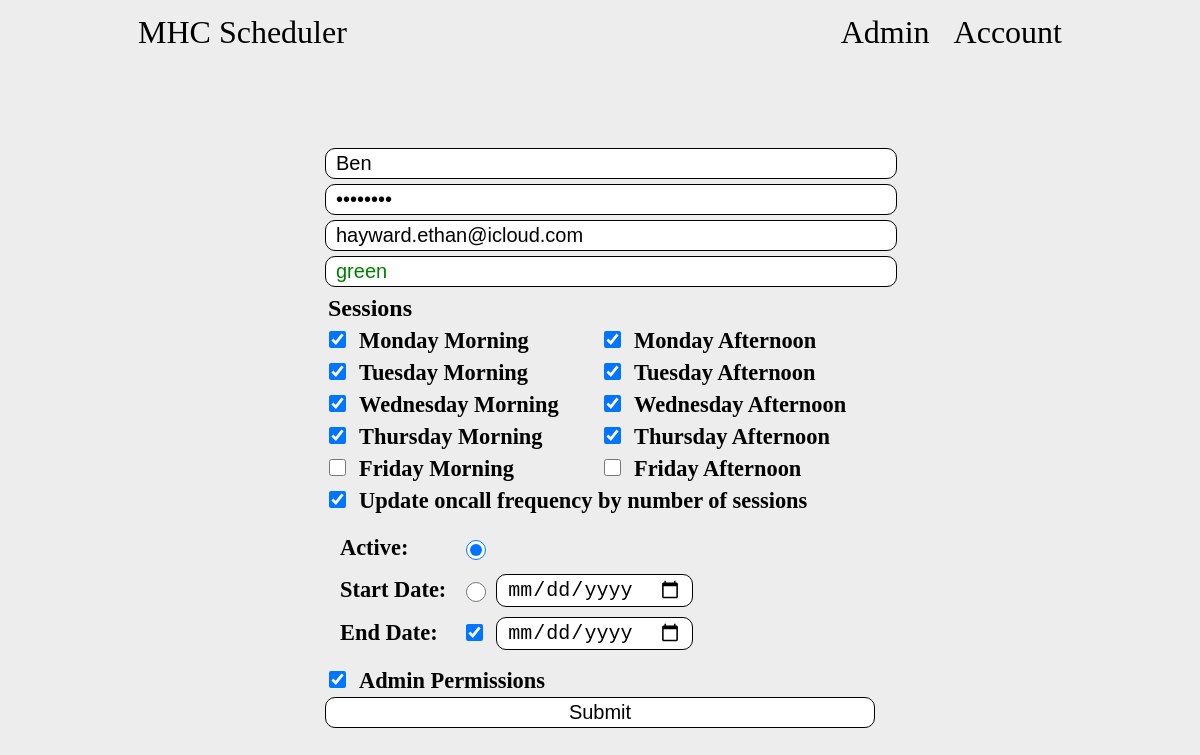
The app's page /editUser?id=2 with its own data.
### tables this page shows
CREATE TABLE people (id INTEGER NOT NULL, name varchar(255) NOT NULL, admin bool NOT NULL, diff int NOT NULL, password varchar(255), email varchar(255), sessions bit(10), weight INTEGER, end_diff int, color varchar(255), active BOOL, activate_date varchar(255), finish_date varchar(255), PRIMARY KEY (id));

### app.py (the view)
@app.route("/editUser", methods=['GET', 'POST'])
def editUser():
    con = sqlite3.connect("main.db")
    con.row_factory = sqlite3.Row
    cur = con.cursor()
    userData = request.form.to_dict()
    sessionData = request.form.get("sessions")
    if request.method == "POST":
        if not request.form.get("name") or not request.form.get("password") or not request.form.get("email") or not request.form.get("color"):
            attackDetails = "Thie could be someone trying to alter the client code to complete the update user form without filling all fields"
            personId = session['user_id']
            cur.execute("INSERT INTO suspicious (person_id, timestamp, type, details) VALUES (?, datetime(), 2, ?)", (personId, attackDetails))
            con.commit()
            cur.close()
            return render_template('editUser.html', user=userData, sessionData=sessionData, warn="Not all fields were filled")
        if not request.form.get("updateWeight") and not request.form.get("weight"):
            return render_template('editUser.html', user=userData, sessionData=sessionData, warn="Not all fields were filled")
        if not request.form.get("start"):
            return render_template('edituser.html', isNew="yes", user=userData, sessionData=sessionData, warn="Please select a start date")
        if not request.form.get("sessions"):
            return render_template('edituser.html', isNew="yes", user=userData, sessionData=sessionData, warn="Please select sessions")
        if not request.form.get("new") and request.form.get("id"):
            userId = request.form.get("id")
        elif not request.form.get("new") and not request.form.get("id"):
            cur.execute("SELECT * FROM people WHERE id = ?;", (person_id,))
            row = cur.fetchone()
            userData = dict(row)
            attackDetails = "Thie could be someone trying to alter the client code to complete the update user form without filling all fields"
            personId = session['user_id']
            cur.execute("INSERT INTO suspicious (person_id, timestamp, type, details) VALUES (?, datetime(), 2, ?)", (personId, attackDetails))
            con.commit()
            cur.close()
            return render_template('editUser.html', user=userData, sessionData=sessionData, warn="Not all fields were filled")
        name = request.form.get("name")
        password = request.form.get("password")
        email = request.form.get("email")
        sessions = request.form.getlist("sessions")
        color = request.form.get("color")
        start = request.form.get("start")
        weightAdd = 0
        admin = 0
        sessionsNumber = 0
        if not request.form.get("updateWeight"):
            weight = int(request.form.get("weight"))
        if request.form.get("updateWeight"):
            weight = 0
            weightAdd = 1
        if request.form.get("admin"):
            admin = 1
        if request.form.get("endDateCheck"):
            endDate = request.form.get("endDate")
        else:
            endDate = None
        if start == "date":
            active = 0
            startDate = request.form.get("startDate")
        else:
            active = 1
            startDate = None
        for i in range(len(sessions)):
            sessionsNumber += int(sessions[i])
            weight += weightAdd
        if request.form.get("new"): # Create new user
            con.row_factory = lambda cursor, row: row[0]
            listCur = con.cursor()
            listCur.execute("SELECT diff FROM people ORDER BY diff DESC LIMIT 1")
            highestDiff = listCur.fetchall()[0]
            listCur.execute("SELECT end_diff FROM people ORDER BY end_diff DESC LIMIT 1")
            highestEndDiff = listCur.fetchall()[0]
            cur.execute("INSERT INTO people (name, password, email, sessions, weight, admin, diff, end_diff, color, finish_date, active, activate_date, diff, end_diff) VALUES (?,?,?,?,?,?,0,0,?,?,?,?,?,?)", (name, password, email, sessionsNumber, weight, admin, color, endDate or None, active, startDate or None, highestDiff, highestEndDiff))
        else: # Edit user
            cur.execute("UPDATE people SET name = ?, password = ?, email = ?, sessions = ?, weight = ?, admin = ?, color = ?, finish_date = ?, active = ?, activate_date = ? WHERE id = ?", (name, password, email, sessionsNumber, weight, admin, color, endDate, active, startDate, userId))
        con.commit()
        con.close()
        return redirect("./account?users=1")
    else:
        person_id = request.args.get("id")
        if person_id: # Check if fields are filled
            person_id = int(person_id)
            userData = 0
            sessionData = 0
            if person_id != 0:
                cur.execute("SELECT * FROM people WHERE id = ?;", (person_id,))
                row = cur.fetchone()
                userData = dict(row)
                con.close()
                sessionsNumber = userData['sessions']
                sessionData = {}
                daysValues = {"fa": 512, "fm": 256, "tha": 128, "thm": 64, "wa": 32, "wm": 16, "ta": 8, "tm": 4, "ma": 2, "mm": 1}
                if sessionsNumber:
                    for key in daysValues.keys():
                        if sessionsNumber >= daysValues[key]:
                            sessionsNumber -= daysValues[key]
                            sessionData[key] = "Checked"
                        else:
                            sessionData[key] = ""
            return render_template('editUser.html', user=userData, sessionData=sessionData)
        else:
            return redirect("./account")

### app.py (called while the page is built)
@app.after_request
def add_header(response):
    response.headers["Cache-Control"] = "no-store, no-cache, must-revalidate, post-check=0, pre-check=0, max-age=0"
    response.headers["Pragma"] = "no-cache"
    response.headers["Expires"] = "0"
    return response

### templates/editUser.html (shortened to what this page needs)
{% extends "base.html" %}
{% block body %}
<nav>
    <a href="./">MHC Scheduler</a>
    <div>
        <a href="./account">Admin</a>
        <a href="./signin">Account</a>
    </div>
</nav>
<main class="editUser">
    {% if user == 0 %}
    <form action="./editUser?id=0" method="post" class="editUser">
        <p style="color:red; text-align: center; font-size: 1.5rem;">{{ warn }}</p>
        <input type="hidden" name="new" value="1">
        <input required autocomplete="off" type="text" name="name" placeholder="Name">
        <input required autocomplete="off" type="password" name="password" placeholder="Password"id="password">
        <input required autocomplete="off" type="email" name="email" placeholder="Email">
        <input required autocomplete="off" type="text" name="color" placeholder="HTML Color" id="colorInput">
        <h3>Sessions</h3>
        <div class="sessions">
            <div>
                <input type="checkbox" name="sessions" value="1" id="mm"><label for="mm">Monday Morning</label><br>
                <input type="checkbox" name="sessions" value="4" id="tm"><label for="tm">Tuesday Morning</label><br>
                <input type="checkbox" name="sessions" value="16" id="wm"><label for="wm">Wednesday Morning</label><br>
                <input type="checkbox" name="sessions" value="64" id="thm"><label for="thm">Thursday Morning</label><br>
                <input type="checkbox" name="sessions" value="256" id="fm"><label for="fm">Friday Morning</label><br>
            </div>
            <div>
                <input type="checkbox" name="sessions" value="2" id="ma"><label for="ma">Monday Afternoon</label><br>
                <input type="checkbox" name="sessions" value="8" id="ta"><label for="ta">Tuesday Afternoon</label><br>
                <input type="checkbox" name="sessions" value="32" id="wa"><label for="wa">Wednesday Afternoon</label><br>
                <input type="checkbox" name="sessions" value="128" id="tha"><label for="tha">Thursday Afternoon</label><br>
                <input type="checkbox" name="sessions" value="512" id="fa"><label for="fa">Friday Afternoon</label>
            </div>
        </div>
        <span><input checked onclick="frequencyVisibility()" type="checkbox" name="updateWeight" id="weight"><label for="weight">Set oncall frequency by number of sessions</label></span>
        <input style="display: none;" autocomplete="off" type="number" name="weight" min="0" max="10" step="1" placeholder="Oncall Weight (1-10)" value="0">
        <table class="dates">
            <tr>
                <td><label for="active">Active: </label></td>
                <td><input checked type="radio" name="start" value="now" id="active"></td>
                <td></td>
            </tr>
            <tr>
                <td><label for="startDateCheck">Start Date: </label></td>
                <td><input type="radio" name="start" id="startDateCheck"></td>
                <td><input type="date" name="startDate" id="DatePicker"></td>
            </tr>
            <tr>
                <td><label for="endDateCheck">End Date: </label></td>
                <td><input checked type="checkbox" name="endDateCheck" id="endDateCheck"></td>
                <td><input type="date" name="endDate" id="endDatePicker"></td>
            </tr>
        </table>
        <span><input type="checkbox" name="admin" id="admin"><label for="admin">Admin Permissions</label></span>
        <input type="submit" value="Submit">
    {% else %}
    <form action="./editUser?id={{ user['id'] }}" method="post" class="editUser">
        <input required autocomplete="off" type="text" name="name" placeholder="Name" value="{{ user['name'] }}">
        <input required autocomplete="off" type="password" name="password" placeholder="Password" value="{{ user['password'] }}" id="password">
        <input required autocomplete="off" type="email" name="email" placeholder="Email" value="{{ user['email'] }}">
        <input required autocomplete="off" type="text" name="color" placeholder="HTML Color" value="{{ user['color'] }}" id="colorInput">
        <h3>Sessions</h3>
        <div class="sessions">
            <div>
                <input {{ sessionData['mm'] }} type="checkbox" name="sessions" value="1" id="mm"><label for="mm">Monday Morning</label><br>
                <input {{ sessionData['tm'] }} type="checkbox" name="sessions" value="4" id="tm"><label for="tm">Tuesday Morning</label><br>
                <input {{ sessionData['wm'] }} type="checkbox" name="sessions" value="16" id="wm"><label for="wm">Wednesday Morning</label><br>
                <input {{ sessionData['thm'] }} type="checkbox" name="sessions" value="64" id="thm"><label for="thm">Thursday Morning</label><br>
                <input {{ sessionData['fm'] }} type="checkbox" name="sessions" value="256" id="fm"><label for="fm">Friday Morning</label><br>
            </div>
            <div>
                <input {{ sessionData['ma'] }} type="checkbox" name="sessions" value="2" id="ma"><label for="ma">Monday Afternoon</label><br>
                <input {{ sessionData['ta'] }} type="checkbox" name="sessions" value="8" id="ta"><label for="ta">Tuesday Afternoon</label><br>
                <input {{ sessionData['wa'] }} type="checkbox" name="sessions" value="32" id="wa"><label for="wa">Wednesday Afternoon</label><br>
                <input {{ sessionData['tha'] }} type="checkbox" name="sessions" value="128" id="tha"><label for="tha">Thursday Afternoon</label><br>
                <input {{ sessionData['fa'] }} type="checkbox" name="sessions" value="512" id="fa"><label for="fa">Friday Afternoon</label>
            </div>
        </div>
        <span><input checked onclick="frequencyVisibility();" type="checkbox" name="updateWeight" id="weight"><label for="weight">Update oncall frequency by number of sessions</label></span>
        <table class="dates">
            <tr>
                <td><label for="active">Active: </label></td>
                <td><input checked type="radio" name="start" value="now" id="active"></td>
                <td></td>
            </tr>
            <tr>
                <td><label for="startDateCheck">Start Date: </label></td>
                <td><input type="radio" name="start" id="startDateCheck"></td>
                <td><input type="date" name="startDate" id="DatePicker"></td>
            </tr>
            <tr>
                <td><label for="endDateCheck">End Date: </label></td>
                <td><input checked type="checkbox" name="endDateCheck" id="endDateCheck"></td>
                <td><input type="date" name="endDate" id="endDatePicker"></td>
            </tr>
        </table>
        {% if user['admin'] == 1 %}
        <span><input checked type="checkbox" name="admin" id="admin"><label for="admin">Admin Permissions</label></span>
        {% else %}
        <span><input type="checkbox" name="admin" id="admin"><label for="admin">Admin Permissions</label></span>
        {% endif %}
        <input type="submit" value="Submit">
    </form>
    {% endif %}
</main>
{% endblock %}

### static/main.css (style rules this page uses)
body { background-color: rgb(237, 237, 237); padding: 0 10%; font-family:'Times New Roman', Times, serif; }
main.editUser { display: flex; flex-direction: column; align-items: center; height: 90vh; }
form.editUser { display: flex; flex-direction: column; align-items: start; width: 550px; margin: auto; }
form.editUser input[type='text'], form.editUser input[type='password'], form.editUser input[type='email'], form.editUser input[type='number'], form.editUser input[type='submit'] { width: 100%; }
table.dates { display: table; table-layout: auto; width: auto; }
table.dates, table.dates td { border: none; }
table.dates td { width: auto; white-space: nowrap; }
table.dates td input[type='radio'] { height: 20px; width: 20px; vertical-align: middle; }
.sessions { display: flex; flex-direction: row; align-items: center; width: 100%; }
.sessions div { flex: 1; }
nav { color: black; display: flex; flex-direction: row; justify-content: space-between; align-items: center; height: 6vh; }
.print, nav a { color: black; text-decoration: none; padding: 10px; font-size: 2rem; border-radius: 10px; }
label, select, input, button, form a { display: inline-block; font-size: 1.25rem; padding: 3px 10px; border-radius: 10px; }
label { font-weight: bold; font-size: 1.4rem; }
select, input, button, form a { background-color: white; border: 1px solid black; }
form { margin: 10px 0 20px 0; }
form input[type='checkbox'] { height: 17px; width: 17px; }
form input { margin-bottom: 5px; }
form h3 { font-size: 1.5rem; margin: 3px; }
table { width: 100%; margin: 10px 0; }
th, td { padding: 5px; font-size: 1.55rem; }
table, th, td { border: 1px solid black; border-collapse: collapse; }
table input, table form { margin: 0; }
.editUser { display: flex; justify-content: center; align-items: center; }

### static/print.css (style rules this page uses)
nav, a { display: none; }

### records on screen
people: name "Ben", email "hayward.ethan@icloud.com", color "green"
